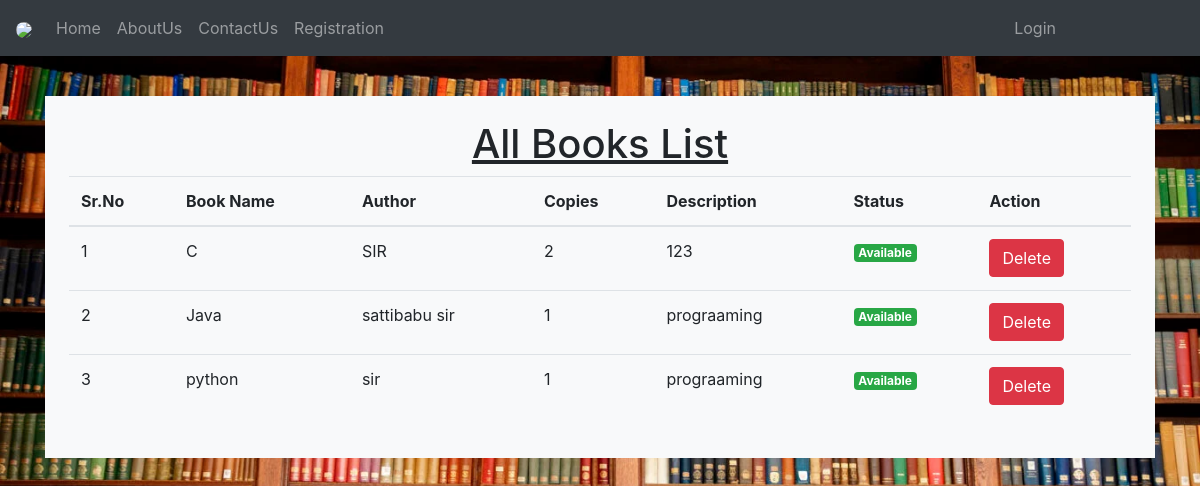
The app's page /viewbook/ with its own data.
### LibraryApp/models.py (models this page shows)
class AddBook(models.Model):
	bname = models.CharField(max_length=100,null=True,blank=True)
	authname = models.CharField(max_length=100,null=True,blank=True)
	bstatus = models.BooleanField(default=False)
	description = models.CharField(max_length=150,null=True,blank=True)
	ncopies = models.PositiveIntegerField(default=1)

### LibraryApp/views.py (the view)
# urls.py: path('viewbook/',views.viewbook,name="viewbook"),
def viewbook(request):
    books = AddBook.objects.all()
    return render(request,'html/viewbook.html',{'books':books})

### templates/html/viewbook.html (shortened to what this page needs)
{% extends 'html/base.html' %}
{% load static %}
{% block content %}
<br><br><br>
<div class="container mt-4 ">
    <div class="p-4 bg-light">
    <h1 class="text-center"><u>All Books List</u></h1>
    <table class="table table-hover" id="example">
        <thead>
            <tr>
                <th>Sr.No</th>
                <th>Book Name</th>
                <th>Author</th>
                <th>Copies</th>
                <th>Description</th>
                <th>Status</th>
                <th>Action</th>
            </tr>
        </thead>
        <tbody>
            {% for book in books %}
            <tr>
                <td>{{ forloop.counter }}</td>
                <td>{{ book.bname }}</td>
                <td>{{ book.authname }}</td>
                <td>{{ book.ncopies }}</td>
                <td>{{ book.description }}</td>
                <td>
                    {% if book.ncopies > 0 %}
                            <p class="badge badge-success">Available</p>
                            {% else %}
                            <p class="badge badge-danger">Unavailable</p>
                            {% endif %}
                </td>
                <td>
                            <a href="{% url 'deletebook' book.id %}" class="btn btn-danger" onclick="return confirm('Are you sure you want to delete this book?')">Delete</a>
                    </td>
            </tr>
            {% endfor %}
        </tbody>
    </table>
    </div>
{% endblock %}

### records on screen
AddBook: bname "C", authname "SIR", ncopies "2", description "123", shows "Available"
AddBook: bname "Java", authname "sattibabu sir", ncopies "1", description "prograaming", shows "Available"
AddBook: bname "python", authname "sir", ncopies "1", description "prograaming", shows "Available"
